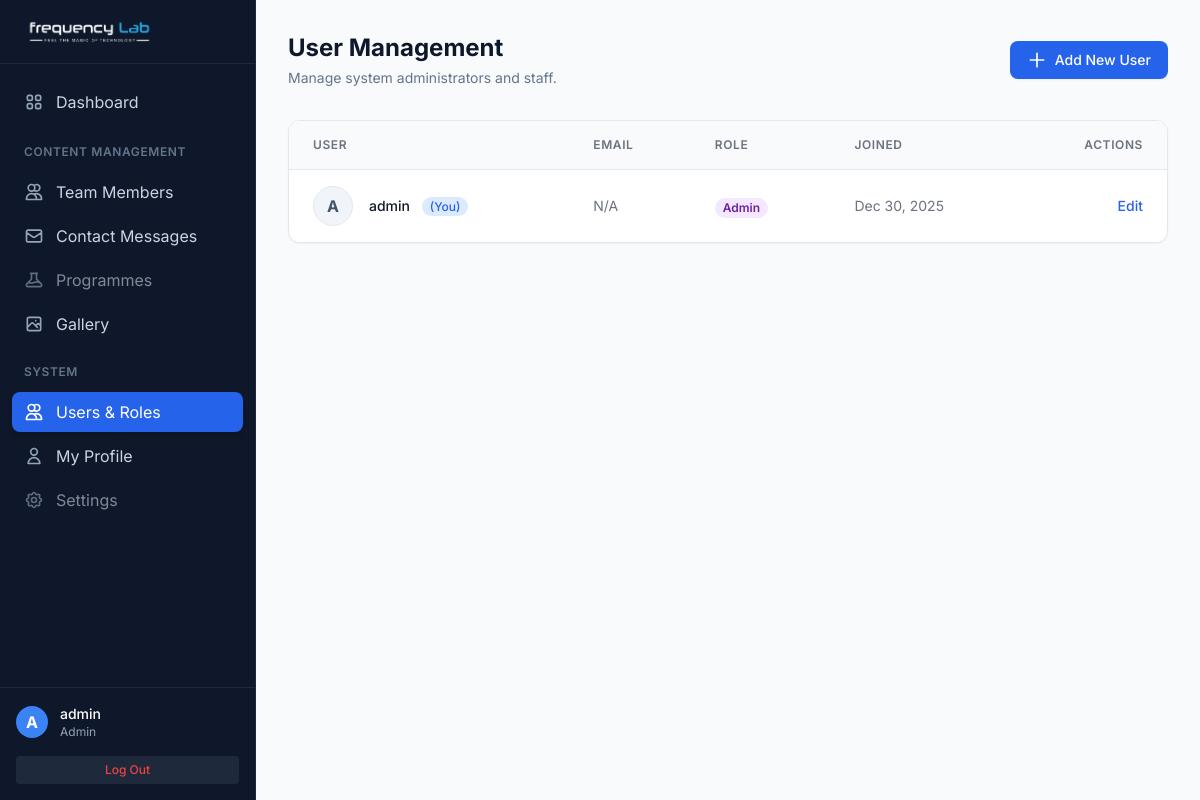
The page /admin/users.php (signed in) on the database its author committed.
### tables this page shows
CREATE TABLE IF NOT EXISTS users (
    id INT AUTO_INCREMENT PRIMARY KEY,
    username VARCHAR(50) NOT NULL UNIQUE,
    password_hash VARCHAR(255) NOT NULL,
    role ENUM('admin', 'staff') NOT NULL DEFAULT 'staff',
    created_at TIMESTAMP DEFAULT CURRENT_TIMESTAMP
);

### admin/users.php (the view, shortened to what this page needs)
<?php
require_once '../includes/auth.php';
$stmt = $pdo->query("SELECT * FROM users ORDER BY created_at DESC");
$users = $stmt->fetchAll();
?>
<!DOCTYPE html>
<html lang="en">
<head>
    <script src="https://cdn.tailwindcss.com"></script>
</head>
<body class="bg-slate-50 min-h-screen">
<div class="flex h-screen overflow-hidden">
    <?php include 'includes/sidebar.php'; ?>
    <div class="flex-1 flex flex-col overflow-hidden">
        <main class="flex-1 overflow-x-hidden overflow-y-auto bg-slate-50 p-4 md:p-8">
            <div class="flex flex-col sm:flex-row justify-between items-start sm:items-center mb-8 gap-4">
                <div>
                    <h1 class="text-2xl font-bold text-slate-900">User Management</h1>
                    <p class="text-sm text-slate-500 mt-1">Manage system administrators and staff.</p>
                </div>
                <a href="user_form.php" class="inline-flex items-center justify-center px-4 py-2 border border-transparent text-sm font-medium rounded-lg shadow-sm text-white bg-blue-600 hover:bg-blue-700 focus:outline-none transition-all">
                    <svg class="w-5 h-5 mr-2" fill="none" stroke="currentColor" viewBox="0 0 24 24"><path stroke-linecap="round" stroke-linejoin="round" stroke-width="2" d="M12 4v16m8-8H4"/></svg>
                    Add New User
                </a>
            </div>
            <div class="bg-white rounded-xl shadow-sm border border-gray-200 overflow-hidden">
                <table class="min-w-full divide-y divide-gray-200">
                    <thead class="bg-slate-50">
                        <tr>
                            <th scope="col" class="px-6 py-4 text-left text-xs font-semibold text-gray-500 uppercase tracking-wider">User</th>
                            <th scope="col" class="px-6 py-4 text-left text-xs font-semibold text-gray-500 uppercase tracking-wider">Email</th>
                            <th scope="col" class="px-6 py-4 text-left text-xs font-semibold text-gray-500 uppercase tracking-wider">Role</th>
                            <th scope="col" class="px-6 py-4 text-left text-xs font-semibold text-gray-500 uppercase tracking-wider">Joined</th>
                            <th scope="col" class="px-6 py-4 text-right text-xs font-semibold text-gray-500 uppercase tracking-wider">Actions</th>
                        </tr>
                    </thead>
                    <tbody class="bg-white divide-y divide-gray-200">
                        <?php foreach ($users as $user): ?>
                        <tr class="hover:bg-slate-50 transition-colors">
                            <td class="px-6 py-4 whitespace-nowrap">
                                <div class="flex items-center">
                                    <div class="h-10 w-10 rounded-full bg-slate-100 flex items-center justify-center text-slate-600 font-bold border border-slate-200">
                                        <?php echo strtoupper(substr($user['username'], 0, 1)); ?>
                                    </div>
                                    <div class="ml-4">
                                        <div class="text-sm font-medium text-gray-900">
                                            <?php echo htmlspecialchars($user['username']); ?>
                                            <?php if ($user['id'] == $_SESSION['user_id']): ?>
                                                <span class="ml-2 text-xs text-blue-600 bg-blue-100 px-2 py-0.5 rounded-full">(You)</span>
                                            <?php endif; ?>
                                        </div>
                                    </div>
                                </div>
                            </td>
                            <td class="px-6 py-4 whitespace-nowrap text-sm text-gray-500">
                                <?php echo htmlspecialchars($user['email'] ?? 'N/A'); ?>
                            </td>
                            <td class="px-6 py-4 whitespace-nowrap">
                                <?php if ($user['role'] == 'admin'): ?>
                                    <span class="px-2 inline-flex text-xs leading-5 font-semibold rounded-full bg-purple-100 text-purple-800">Admin</span>
                                <?php else: ?>
                                    <span class="px-2 inline-flex text-xs leading-5 font-semibold rounded-full bg-blue-100 text-blue-800">Staff</span>
                                <?php endif; ?>
                            </td>
                            <td class="px-6 py-4 whitespace-nowrap text-sm text-gray-500">
                                <?php echo date('M j, Y', strtotime($user['created_at'])); ?>
                            </td>
                            <td class="px-6 py-4 whitespace-nowrap text-right text-sm font-medium">
                                <div class="flex items-center justify-end space-x-3">
                                    <a href="user_form.php?id=<?php echo $user['id']; ?>" class="text-blue-600 hover:text-blue-900">Edit</a>
                                </div>
                            </td>
                        </tr>
                        <?php endforeach; ?>
                    </tbody>
                </table>
            </div>
        </main>
    </div>
</div>
</body>
</html>

### admin/includes/sidebar.php (shortened to what this page needs)
<?php
$current_page = basename($_SERVER['PHP_SELF']);
?>
<aside id="admin-sidebar" class="fixed inset-y-0 left-0 z-30 w-64 bg-slate-900 text-white transform -translate-x-full md:translate-x-0 md:static md:inset-0 transition-transform duration-300 ease-in-out flex flex-col h-full border-r border-slate-800">
    <div class="h-16 flex items-center justify-between px-6 border-b border-slate-800">
        <div class="flex items-center justify-center">
             <img src="../assets/logo/F_Lab logo(full name).png" alt="Frequency Lab" class="h-8 w-auto">
        </div>
    </div>
    <div class="flex-1 overflow-y-auto py-4">
        <nav class="px-3 space-y-1">
            <a href="dashboard.php" class="flex items-center px-3 py-2.5 <?php echo $current_page == 'dashboard.php' ? 'bg-blue-600 text-white shadow-md' : 'text-slate-300 hover:bg-slate-800 hover:text-white'; ?> rounded-lg transition-all group">
                <svg class="w-5 h-5 mr-3 <?php echo $current_page == 'dashboard.php' ? 'text-white' : 'text-slate-400 group-hover:text-white'; ?>" fill="none" stroke="currentColor" viewBox="0 0 24 24"><path stroke-linecap="round" stroke-linejoin="round" stroke-width="2" d="M4 6a2 2 0 012-2h2a2 2 0 012 2v2a2 2 0 01-2 2H6a2 2 0 01-2-2V6zM14 6a2 2 0 012-2h2a2 2 0 012 2v2a2 2 0 01-2 2h-2a2 2 0 01-2-2V6zM4 16a2 2 0 012-2h2a2 2 0 012 2v2a2 2 0 01-2 2H6a2 2 0 01-2-2v-2zM14 16a2 2 0 012-2h2a2 2 0 012 2v2a2 2 0 01-2 2h-2a2 2 0 01-2-2v-2z"></path></svg>
                Dashboard
            </a>
            <div class="pt-4 pb-2">
                <p class="px-3 text-xs font-semibold text-slate-500 uppercase tracking-wider">Content Management</p>
            </div>
            <a href="team_members.php" class="flex items-center px-3 py-2 <?php echo (strpos($current_page, 'team') !== false) ? 'bg-blue-600 text-white shadow-md' : 'text-slate-300 hover:bg-slate-800 hover:text-white'; ?> rounded-lg transition-all group">
                <svg class="w-5 h-5 mr-3 <?php echo (strpos($current_page, 'team') !== false) ? 'text-white' : 'text-slate-400 group-hover:text-white'; ?>" fill="none" stroke="currentColor" viewBox="0 0 24 24"><path stroke-linecap="round" stroke-linejoin="round" stroke-width="2" d="M12 4.354a4 4 0 110 5.292M15 21H3v-1a6 6 0 0112 0v1zm0 0h6v-1a6 6 0 00-9-5.197M13 7a4 4 0 11-8 0 4 4 0 018 0z"></path></svg>
                Team Members
            </a>
            <a href="contact_messages.php" class="flex items-center px-3 py-2 <?php echo (strpos($current_page, 'contact_message') !== false) ? 'bg-blue-600 text-white shadow-md' : 'text-slate-300 hover:bg-slate-800 hover:text-white'; ?> rounded-lg transition-all group">
                <svg class="w-5 h-5 mr-3 <?php echo (strpos($current_page, 'contact_message') !== false) ? 'text-white' : 'text-slate-400 group-hover:text-white'; ?>" fill="none" stroke="currentColor" viewBox="0 0 24 24"><path stroke-linecap="round" stroke-linejoin="round" stroke-width="2" d="M3 8l7.89 5.26a2 2 0 002.22 0L21 8M5 19h14a2 2 0 002-2V7a2 2 0 00-2-2H5a2 2 0 00-2 2v10a2 2 0 002 2z"></path></svg>
                Contact Messages
            </a>
            <a href="#" class="flex items-center px-3 py-2 text-slate-300 hover:bg-slate-800 hover:text-white rounded-lg transition-all group opacity-60">
                Programmes
            </a>
            <a href="gallery.php" class="flex items-center px-3 py-2 <?php echo (strpos($current_page, 'gallery') !== false) ? 'bg-blue-600 text-white shadow-md' : 'text-slate-300 hover:bg-slate-800 hover:text-white'; ?> rounded-lg transition-all group">
                <svg class="w-5 h-5 mr-3 <?php echo (strpos($current_page, 'gallery') !== false) ? 'text-white' : 'text-slate-400 group-hover:text-white'; ?>" fill="none" stroke="currentColor" viewBox="0 0 24 24"><path stroke-linecap="round" stroke-linejoin="round" stroke-width="2" d="M4 16l4.586-4.586a2 2 0 012.828 0L16 16m-2-2l1.586-1.586a2 2 0 012.828 0L20 14m-6-6h.01M6 20h12a2 2 0 002-2V6a2 2 0 00-2-2H6a2 2 0 00-2 2v12a2 2 0 002 2z"></path></svg>
                Gallery
            </a>
            <div class="pt-4 pb-2">
                <p class="px-3 text-xs font-semibold text-slate-500 uppercase tracking-wider">System</p>
            </div>
            <?php if (isset($_SESSION['role']) && $_SESSION['role'] === 'admin'): ?>
            <a href="users.php" class="flex items-center px-3 py-2 <?php echo (strpos($current_page, 'user') !== false) ? 'bg-blue-600 text-white shadow-md' : 'text-slate-300 hover:bg-slate-800 hover:text-white'; ?> rounded-lg transition-colors group">
                <svg class="w-5 h-5 mr-3 <?php echo (strpos($current_page, 'user') !== false) ? 'text-white' : 'text-slate-400 group-hover:text-white'; ?>" fill="none" stroke="currentColor" viewBox="0 0 24 24"><path stroke-linecap="round" stroke-linejoin="round" stroke-width="2" d="M12 4.354a4 4 0 110 5.292M15 21H3v-1a6 6 0 0112 0v1zm0 0h6v-1a6 6 0 00-9-5.197M13 7a4 4 0 11-8 0 4 4 0 018 0z"></path></svg>
                Users & Roles
            </a>
            <?php endif; ?>
            <a href="profile.php" class="flex items-center px-3 py-2 <?php echo (strpos($current_page, 'profile') !== false) ? 'bg-blue-600 text-white shadow-md' : 'text-slate-300 hover:bg-slate-800 hover:text-white'; ?> rounded-lg transition-colors group">
                <svg class="w-5 h-5 mr-3 <?php echo (strpos($current_page, 'profile') !== false) ? 'text-white' : 'text-slate-400 group-hover:text-white'; ?>" fill="none" stroke="currentColor" viewBox="0 0 24 24"><path stroke-linecap="round" stroke-linejoin="round" stroke-width="2" d="M16 7a4 4 0 11-8 0 4 4 0 018 0zM12 14a7 7 0 00-7 7h14a7 7 0 00-7-7z"></path></svg>
                My Profile
            </a>
             <a href="#" class="flex items-center px-3 py-2 text-slate-300 hover:bg-slate-800 hover:text-white rounded-lg transition-colors group opacity-60">
                Settings
            </a>
        </nav>
    </div>
    <div class="p-4 border-t border-slate-800">
        <a href="profile.php" class="flex items-center group">
            <div class="flex-shrink-0">
                <div class="h-8 w-8 rounded-full bg-blue-500 flex items-center justify-center text-white font-bold shadow-sm ring-2 ring-transparent group-hover:ring-blue-400 transition-all">
                    <?php echo strtoupper(substr($_SESSION['username'] ?? 'U', 0, 1)); ?>
                </div>
            </div>
            <div class="ml-3">
                <p class="text-sm font-medium text-white group-hover:text-blue-400 transition-colors"><?php echo htmlspecialchars($_SESSION['username'] ?? 'User'); ?></p>
                <p class="text-xs text-slate-400 capitalize"><?php echo htmlspecialchars($_SESSION['role'] ?? 'Staff'); ?></p>
            </div>
        </a>
        <a href="logout.php" class="mt-4 block text-center text-xs text-red-500 hover:text-red-400 font-medium transition-colors bg-slate-800 hover:bg-slate-700 py-1.5 rounded">Log Out</a>
    </div>
</aside>

### admin/users.php (style rules this page uses)
body { font-family: 'Inter', sans-serif; }

### rows shown on the page
users: username "A", username "admin", shows "(You)", email "N/A", role "Admin", created_at "Dec 30, 2025"

### other values the page prints
substr($_SESSION['username'] ?? 'U', 0, 1) "A"
$_SESSION['username'] "admin"
$_SESSION['role'] "Admin"
